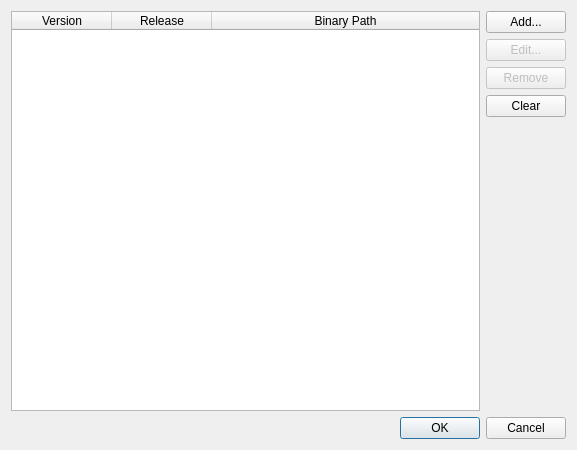
<?xml version="1.0" encoding="UTF-8"?>
<ui version="4.0">
 <class>VersionEditor</class>
 <widget class="QDialog" name="VersionEditor">
  <property name="geometry">
   <rect>
    <x>0</x>
    <y>0</y>
    <width>577</width>
    <height>450</height>
   </rect>
  </property>
  <property name="windowTitle">
   <string>Edit Zandronum Versions</string>
  </property>
  <property name="windowIcon">
   <iconset resource="../../zcinema.qrc">
    <normaloff>:/icons/zcinema.ico</normaloff>:/icons/zcinema.ico</iconset>
  </property>
  <layout class="QVBoxLayout" name="verticalLayout" stretch="0,0">
   <item>
    <layout class="QHBoxLayout" name="horizontalLayout_3">
     <item>
      <widget class="QTableWidget" name="m_versions">
       <property name="selectionMode">
        <enum>QAbstractItemView::SingleSelection</enum>
       </property>
       <property name="selectionBehavior">
        <enum>QAbstractItemView::SelectRows</enum>
       </property>
       <property name="sortingEnabled">
        <bool>true</bool>
       </property>
       <attribute name="horizontalHeaderStretchLastSection">
        <bool>true</bool>
       </attribute>
       <attribute name="verticalHeaderVisible">
        <bool>false</bool>
       </attribute>
       <column>
        <property name="text">
         <string>Version</string>
        </property>
       </column>
       <column>
        <property name="text">
         <string>Release</string>
        </property>
       </column>
       <column>
        <property name="text">
         <string>Binary Path</string>
        </property>
       </column>
      </widget>
     </item>
     <item>
      <layout class="QVBoxLayout" name="verticalLayout_3">
       <item>
        <widget class="QPushButton" name="m_add">
         <property name="text">
          <string>Add...</string>
         </property>
        </widget>
       </item>
       <item>
        <widget class="QPushButton" name="m_edit">
         <property name="enabled">
          <bool>false</bool>
         </property>
         <property name="text">
          <string>Edit...</string>
         </property>
        </widget>
       </item>
       <item>
        <widget class="QPushButton" name="m_remove">
         <property name="enabled">
          <bool>false</bool>
         </property>
         <property name="text">
          <string>Remove</string>
         </property>
        </widget>
       </item>
       <item>
        <widget class="QPushButton" name="m_clear">
         <property name="text">
          <string>Clear</string>
         </property>
        </widget>
       </item>
       <item>
        <spacer name="verticalSpacer">
         <property name="orientation">
          <enum>Qt::Vertical</enum>
         </property>
         <property name="sizeHint" stdset="0">
          <size>
           <width>20</width>
           <height>40</height>
          </size>
         </property>
        </spacer>
       </item>
      </layout>
     </item>
    </layout>
   </item>
   <item>
    <widget class="QDialogButtonBox" name="m_buttonBox">
     <property name="orientation">
      <enum>Qt::Horizontal</enum>
     </property>
     <property name="standardButtons">
      <set>QDialogButtonBox::Cancel|QDialogButtonBox::Ok</set>
     </property>
    </widget>
   </item>
  </layout>
 </widget>
 <resources>
  <include location="../../zcinema.qrc"/>
 </resources>
 <connections>
  <connection>
   <sender>m_buttonBox</sender>
   <signal>accepted()</signal>
   <receiver>VersionEditor</receiver>
   <slot>accept()</slot>
   <hints>
    <hint type="sourcelabel">
     <x>248</x>
     <y>254</y>
    </hint>
    <hint type="destinationlabel">
     <x>157</x>
     <y>274</y>
    </hint>
   </hints>
  </connection>
  <connection>
   <sender>m_buttonBox</sender>
   <signal>rejected()</signal>
   <receiver>VersionEditor</receiver>
   <slot>reject()</slot>
   <hints>
    <hint type="sourcelabel">
     <x>316</x>
     <y>260</y>
    </hint>
    <hint type="destinationlabel">
     <x>286</x>
     <y>274</y>
    </hint>
   </hints>
  </connection>
 </connections>
</ui>
